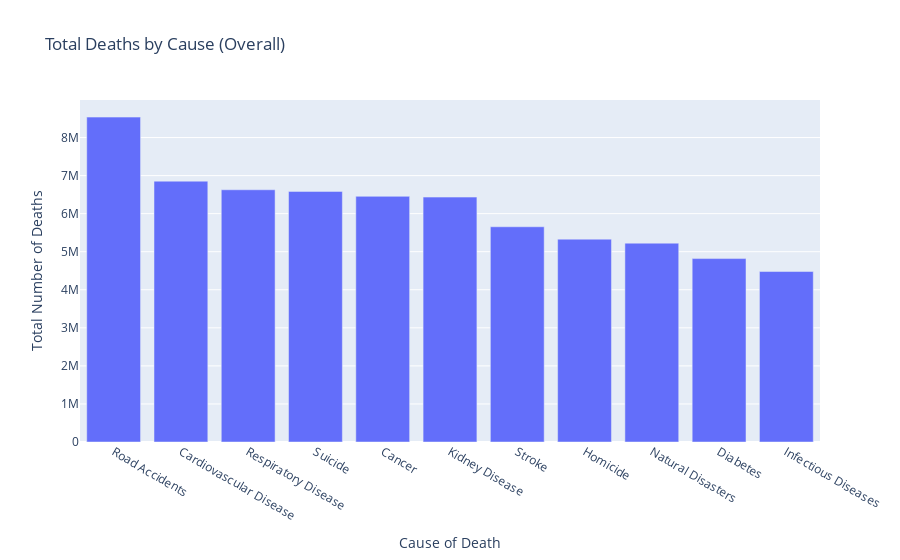

Notebook code for this chart:
### Markdown cell above
## Insight 1: Leading Causes of Death

### Code cell
import plotly.express as px

# Aggregate total deaths by cause
cause_deaths = (
    df.groupby("Cause_of_Death")["Number_of_Deaths"]
      .sum()
      .reset_index()
      .sort_values(by="Number_of_Deaths", ascending=False)
)

# Plot
fig = px.bar(
    cause_deaths,
    x="Cause_of_Death",
    y="Number_of_Deaths",
    title="Total Deaths by Cause (Overall)",
    labels={
        "Cause_of_Death": "Cause of Death",
        "Number_of_Deaths": "Total Number of Deaths"
    }
)

fig.show()

### Figure 1 — Plotly figure (JSON) as saved in the notebook; plotly's stock layout.template omitted (floating-point values rounded to 4 significant figures)
{"data": [{"alignmentgroup": "True", "hovertemplate": "Cause of Death=%{x}<br>Total Number of Deaths=%{y}<extra></extra>", "legendgroup": "", "marker": {"color": "#636efa", "pattern": {"shape": ""}}, "name": "", "offsetgroup": "", "orientation": "v", "showlegend": false, "textposition": "auto", "type": "bar", "x": ["Road Accidents", "Cardiovascular Disease", "Respiratory Disease", "Suicide", "Cancer", "Kidney Disease", "Stroke", "Homicide", "Natural Disasters", "Diabetes", "Infectious Diseases"], "xaxis": "x", "y": [8537062, 6853516, 6627670, 6584728, 6454993, 6435091, 5655021, 5329531, 5224390, 4819227, 4479349], "yaxis": "y"}], "layout": {"autosize": true, "barmode": "relative", "legend": {"tracegroupgap": 0}, "title": {"text": "Total Deaths by Cause (Overall)"}, "xaxis": {"anchor": "y", "autorange": true, "domain": [0, 1], "range": [-0.5, 10.5], "title": {"text": "Cause of Death"}, "type": "category"}, "yaxis": {"anchor": "x", "autorange": true, "domain": [0, 1], "range": [0, 8986000.0], "title": {"text": "Total Number of Deaths"}, "type": "linear"}}}
